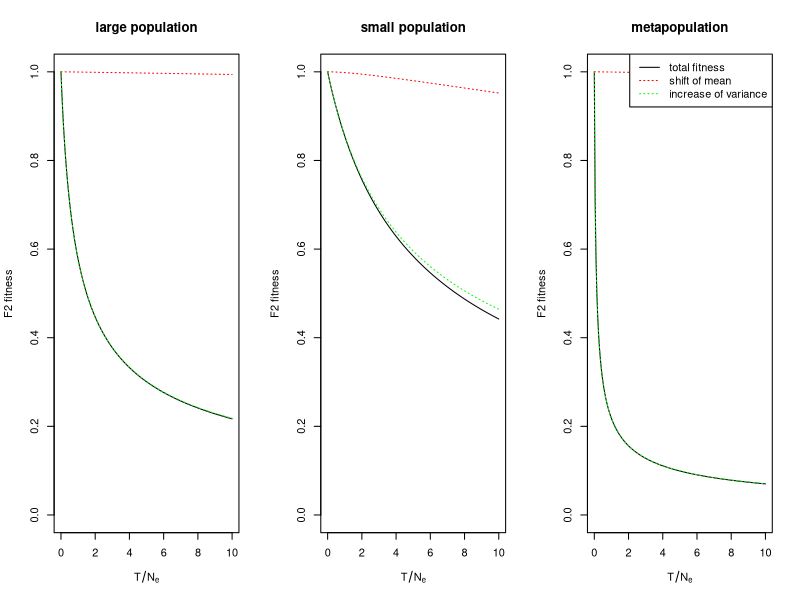
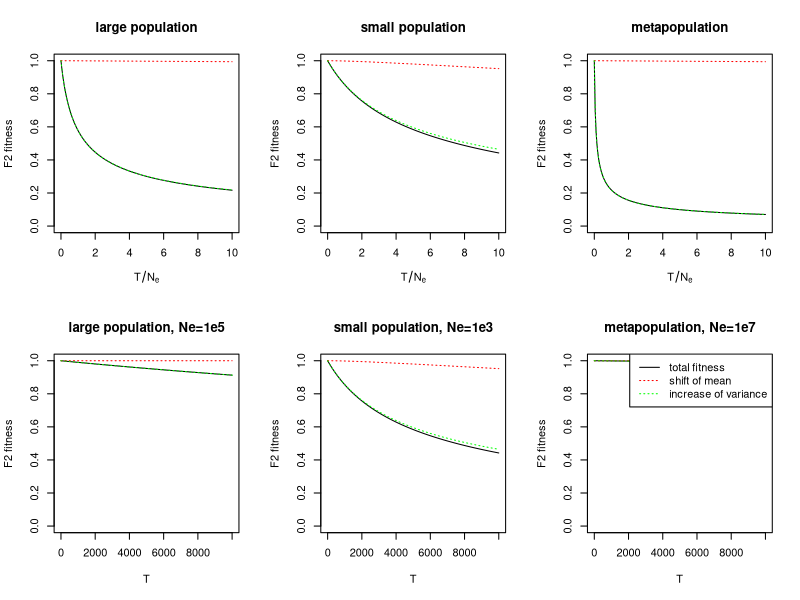

Generate these figures, in order, with R:

f <- function (t, a, b, c_mu=1/20) {
    # a = sigma_N^2 / gamma^2
    # b = sigma_S^2 / gamma^2
    # omega = 1
    f1(t, a, b, c_mu) * f2(t, a, b, c_mu)
}

f2 <- function (t, a, b, c_mu=1/20) {
    1/sqrt(1 + 4 * a * t / (1+b))
}

f1 <- function (t, a, b, c_mu=1/20) {
    exp(-(c_mu * t)^2 / (1 + b + 4 * b * t))
}

plotf <- function (main, Ne=1.0, tmax=10,
        ...) {
    tt <- seq(0, tmax/Ne, length.out=200)
    plot(tt*Ne, f(tt, ...), type='l', ylim=c(0,1), main=main,
            xlab=if (Ne==1) { expression(T/N[e])} else { expression(T) }, 
            ylab="F2 fitness")
    lines(tt*Ne, f1(tt, ...), col='red', lty=3)
    lines(tt*Ne, f2(tt, ...), col='green', lty=3)
}

pdf(file="speciation_rates.pdf", width=7, height=3, pointsize=10)

layout(t(1:3))
plotf(a=1, b=1, main="large population")
plotf(a=.1, b=.1, main="small population")
plotf(a=10, b=1, main="metapopulation")

legend("topright", lty=c(1,3,3), col=c('black', 'red', 'green'),
        legend=c("total fitness", "shift of mean", "increase of variance"))

dev.off()



pdf(file="speciation_rates_2.pdf", width=7, height=6, pointsize=10)

layout(matrix(1:6, nrow=2))
plotf(a=1, b=1, main="large population")
plotf(a=1, b=1, main="large population, Ne=1e5", Ne=1e5, tmax=1e4)

plotf(a=.1, b=.1, main="small population")
plotf(a=.1, b=.1, main="small population, Ne=1e3", Ne=1e3, tmax=1e4)

plotf(a=10, b=1, main="metapopulation")
plotf(a=10, b=1, main="metapopulation, Ne=1e7", Ne=1e7, tmax=1e4)

legend("topright", lty=c(1,3,3), col=c('black', 'red', 'green'),
        legend=c("total fitness", "shift of mean", "increase of variance"))

dev.off()


